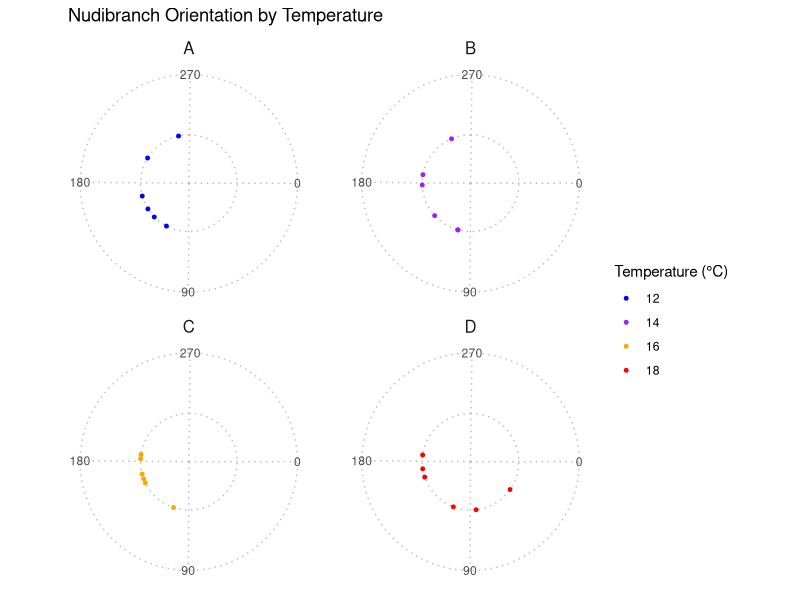

Source code (R):
## ---- chunk 1
knitr::opts_chunk$set(echo = TRUE)
## ---- chunk 2
# Load necessary libraries
library(circular)
library(ggplot2)
library(dplyr)

# Load the dataset
nudibranch_data <- read.csv("raw_data/rawpred.csv", sep = ",", header = TRUE)

# Calculate the average angle for each nudibranch (nudi_num) grouped by temperature
nudibranch_summary <- nudibranch_data %>%
  group_by(nudi_num, temp) %>%
  summarise(mean_fixdeg = mean(fixdeg, na.rm = TRUE), .groups = "drop")

# Convert the averaged angles to circular data
nudibranch_summary$circular_fixdeg <- circular(
  nudibranch_summary$mean_fixdeg,
  units = "degrees",
  template = "none",
  modulo = "2pi",
  zero = 0,
  rotation = "clock"
)

# Define a color palette for temperatures
color_mapping <- c("12" = "blue", "14" = "purple", "16" = "orange", "18" = "red")

# Add a column for colors
nudibranch_summary <- nudibranch_summary %>%
  mutate(color = color_mapping[as.character(temp)])

# Create a facetted circular plot
ggplot(nudibranch_summary, aes(x = mean_fixdeg, y = 1, color = as.factor(temp))) +
  geom_point(
    size = 1,                   # Adjust point size for visibility
    position = position_jitter(width = 1, height = 0)  # Slight horizontal jitter for stacking
  ) +
  coord_polar(start = pi/2) +  # Start at 90° (bottom), counter-clockwise rotation
  scale_x_continuous(
    breaks = seq(0, 360, 90),   # Define degree breaks (0, 90, 180, 270)
    limits = c(0, 359)         # Circular limits
    ) +
  facet_wrap(~temp, ncol = 2, strip.position = "top", 
             labeller = labeller(temp = c("12" = "A", "14" = "B", "16" = "C", "18" = "D"))) +  # Change facet labels to A, B, C, D
  scale_color_manual(
    values = color_mapping,  # Map colors to temperature groups
    name = "Temperature (°C)"
  ) +
  labs(
    title = "Nudibranch Orientation by Temperature",
    x = NULL,
    y = NULL
  ) +
  theme_minimal() +
  theme(
    axis.text.y = element_blank(),             # Remove radial axis text
    axis.ticks.y = element_blank(),            # Remove radial axis ticks
    panel.grid.minor = element_blank(),        # Remove minor grid lines
    panel.grid.major = element_line(color = "gray", linetype = "dotted"),
    panel.spacing.x = unit(2, "lines"),        # Increase space between facets
    strip.background = element_blank(),        # Remove background of facet labels
    strip.text = element_text(size = 12)       # Make facet labels larger
  )
